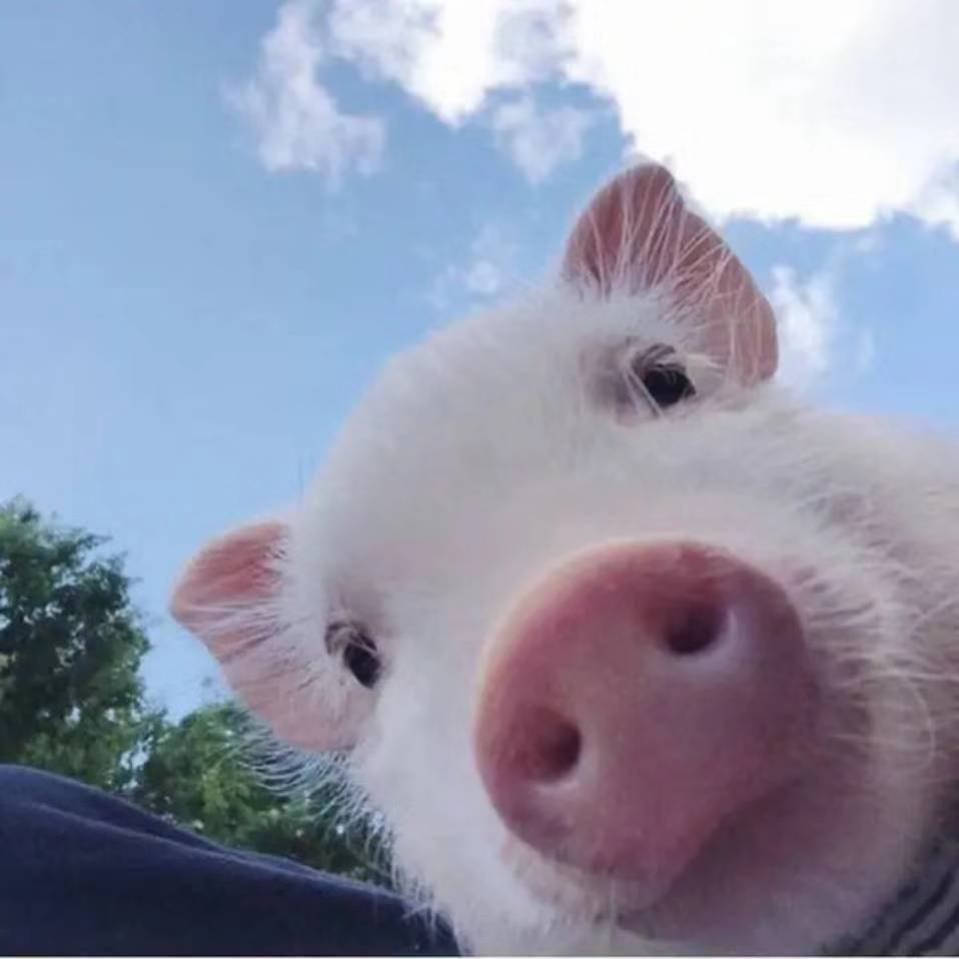
#> input picture package/pyqt5/生成图标/little_pig.jpg, 959 x 959 px
$ python '生成图标文件.py'
#> lines starting #> are read from the running program, lines starting #| are printed output that depends on the picture
from PIL import Image

obj = Image.open("little_pig.jpg")
#> obj is the input picture: PIL image 959x959 RGB; mean R, G, B 145.7, 149.7, 170

obj.thumbnail((127, 127), Image.BILINEAR)  # 可调整大小 #极小的东西
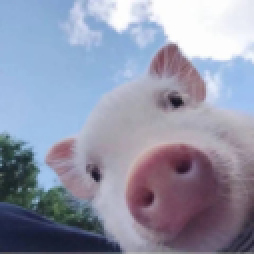
#> obj: PIL image 127x127 RGB (shown 2 times larger); mean R, G, B 145.6, 149.6, 169.9
obj.save("little_pig.ico")
print(obj.size)
#| (127, 127)

import subprocess

res = subprocess.getoutput("ls -l")

res = subprocess.Popen("ls -l", shell=True, stdin=subprocess.PIPE, stdout=subprocess.PIPE, stderr=subprocess.PIPE)
res.stdout.read().decode(encoding="utf-8")
res.stdout.close()
